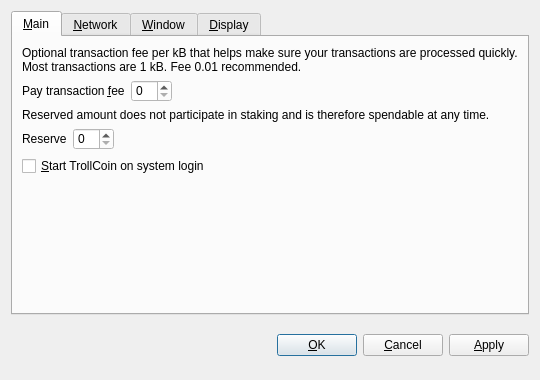
<?xml version="1.0" encoding="UTF-8"?>
<ui version="4.0">
 <class>OptionsDialog</class>
 <widget class="QDialog" name="OptionsDialog">
  <property name="geometry">
   <rect>
    <x>0</x>
    <y>0</y>
    <width>540</width>
    <height>380</height>
   </rect>
  </property>
  <property name="windowTitle">
   <string>Options</string>
  </property>
  <property name="modal">
   <bool>true</bool>
  </property>
  <layout class="QVBoxLayout" name="verticalLayout">
   <item>
    <widget class="QTabWidget" name="tabWidget">
     <property name="tabPosition">
      <enum>QTabWidget::North</enum>
     </property>
     <property name="currentIndex">
      <number>0</number>
     </property>
     <widget class="QWidget" name="tabMain">
      <attribute name="title">
       <string>&amp;Main</string>
      </attribute>
      <layout class="QVBoxLayout" name="verticalLayout_Main">
       <item>
        <widget class="QLabel" name="transactionFeeInfoLabel">
         <property name="text">
          <string>Optional transaction fee per kB that helps make sure your transactions are processed quickly. Most transactions are 1 kB. Fee 0.01 recommended.</string>
         </property>
         <property name="textFormat">
          <enum>Qt::PlainText</enum>
         </property>
         <property name="wordWrap">
          <bool>true</bool>
         </property>
        </widget>
       </item>
       <item>
        <layout class="QHBoxLayout" name="horizontalLayoutFee">
         <item>
          <widget class="QLabel" name="transactionFeeLabel">
           <property name="text">
            <string>Pay transaction &amp;fee</string>
           </property>
           <property name="textFormat">
            <enum>Qt::PlainText</enum>
           </property>
           <property name="buddy">
            <cstring>transactionFee</cstring>
           </property>
          </widget>
         </item>
         <item>
          <widget class="BitcoinAmountField" name="transactionFee">
           <property name="styleSheet">
            <string notr="true">color: rgb(0, 0, 0);
background-color: rgb(255, 255, 255);</string>
           </property>
          </widget>
         </item>
         <item>
          <spacer name="horizontalSpacerFee">
           <property name="orientation">
            <enum>Qt::Horizontal</enum>
           </property>
           <property name="sizeHint" stdset="0">
            <size>
             <width>40</width>
             <height>20</height>
            </size>
           </property>
          </spacer>
         </item>
        </layout>
       </item>
       <item>
        <widget class="QLabel" name="reserveBalanceInfoLabel">
         <property name="text">
          <string>Reserved amount does not participate in staking and is therefore spendable at any time.</string>
         </property>
         <property name="textFormat">
          <enum>Qt::PlainText</enum>
         </property>
         <property name="wordWrap">
          <bool>true</bool>
         </property>
        </widget>
       </item>
       <item>
        <layout class="QHBoxLayout" name="horizontalLayoutReserveBalance">
         <item>
          <widget class="QLabel" name="reserveBalanceLabel">
           <property name="text">
            <string>Reserve</string>
           </property>
           <property name="textFormat">
            <enum>Qt::PlainText</enum>
           </property>
           <property name="buddy">
            <cstring>reserveBalance</cstring>
           </property>
          </widget>
         </item>
         <item>
          <widget class="BitcoinAmountField" name="reserveBalance">
           <property name="styleSheet">
            <string notr="true">color: rgb(0, 0, 0);
background-color: rgb(255, 255, 255);</string>
           </property>
          </widget>
         </item>
         <item>
          <spacer name="horizontalSpacerReserveBalance">
           <property name="orientation">
            <enum>Qt::Horizontal</enum>
           </property>
           <property name="sizeHint" stdset="0">
            <size>
             <width>40</width>
             <height>20</height>
            </size>
           </property>
          </spacer>
         </item>
        </layout>
       </item>
       <item>
        <widget class="QCheckBox" name="bitcoinAtStartup">
         <property name="toolTip">
          <string>Automatically start TrollCoin after logging in to the system.</string>
         </property>
         <property name="text">
          <string>&amp;Start TrollCoin on system login</string>
         </property>
        </widget>
       </item>
       <item>
        <spacer name="verticalSpacer_Main">
         <property name="orientation">
          <enum>Qt::Vertical</enum>
         </property>
         <property name="sizeHint" stdset="0">
          <size>
           <width>20</width>
           <height>40</height>
          </size>
         </property>
        </spacer>
       </item>
      </layout>
     </widget>
     <widget class="QWidget" name="tabNetwork">
      <attribute name="title">
       <string>&amp;Network</string>
      </attribute>
      <layout class="QVBoxLayout" name="verticalLayout_Network">
       <item>
        <widget class="QCheckBox" name="mapPortUpnp">
         <property name="toolTip">
          <string>Automatically open the TrollCoin client port on the router. This only works when your router supports UPnP and it is enabled.</string>
         </property>
         <property name="text">
          <string>Map port using &amp;UPnP</string>
         </property>
        </widget>
       </item>
       <item>
        <widget class="QCheckBox" name="connectSocks">
         <property name="toolTip">
          <string>Connect to the TrollCoin network through a SOCKS5 proxy (e.g. when connecting through Tor).</string>
         </property>
         <property name="text">
          <string>&amp;Connect through SOCKS5 proxy:</string>
         </property>
        </widget>
       </item>
       <item>
        <layout class="QHBoxLayout" name="horizontalLayout_Network">
         <item>
          <widget class="QLabel" name="proxyIpLabel">
           <property name="text">
            <string>Proxy &amp;IP:</string>
           </property>
           <property name="textFormat">
            <enum>Qt::PlainText</enum>
           </property>
           <property name="buddy">
            <cstring>proxyIp</cstring>
           </property>
          </widget>
         </item>
         <item>
          <widget class="QValidatedLineEdit" name="proxyIp">
           <property name="maximumSize">
            <size>
             <width>140</width>
             <height>16777215</height>
            </size>
           </property>
           <property name="toolTip">
            <string>IP address of the proxy (e.g. 127.0.0.1)</string>
           </property>
          </widget>
         </item>
         <item>
          <widget class="QLabel" name="proxyPortLabel">
           <property name="text">
            <string>&amp;Port:</string>
           </property>
           <property name="textFormat">
            <enum>Qt::PlainText</enum>
           </property>
           <property name="buddy">
            <cstring>proxyPort</cstring>
           </property>
          </widget>
         </item>
         <item>
          <widget class="QLineEdit" name="proxyPort">
           <property name="maximumSize">
            <size>
             <width>55</width>
             <height>16777215</height>
            </size>
           </property>
           <property name="toolTip">
            <string>Port of the proxy (e.g. 9050)</string>
           </property>
          </widget>
         </item>
         <item>
          <spacer name="horizontalSpacer_Network">
           <property name="orientation">
            <enum>Qt::Horizontal</enum>
           </property>
           <property name="sizeHint" stdset="0">
            <size>
             <width>40</width>
             <height>20</height>
            </size>
           </property>
          </spacer>
         </item>
        </layout>
       </item>
       <item>
        <spacer name="verticalSpacer_Network">
         <property name="orientation">
          <enum>Qt::Vertical</enum>
         </property>
         <property name="sizeHint" stdset="0">
          <size>
           <width>20</width>
           <height>40</height>
          </size>
         </property>
        </spacer>
       </item>
      </layout>
     </widget>
     <widget class="QWidget" name="tabWindow">
      <attribute name="title">
       <string>&amp;Window</string>
      </attribute>
      <layout class="QVBoxLayout" name="verticalLayout_Window">
       <item>
        <widget class="QCheckBox" name="minimizeToTray">
         <property name="toolTip">
          <string>Show only a tray icon after minimizing the window.</string>
         </property>
         <property name="text">
          <string>&amp;Minimize to the tray instead of the taskbar</string>
         </property>
        </widget>
       </item>
       <item>
        <widget class="QCheckBox" name="minimizeOnClose">
         <property name="toolTip">
          <string>Minimize instead of exit the application when the window is closed. When this option is enabled, the application will be closed only after selecting Quit in the menu.</string>
         </property>
         <property name="text">
          <string>M&amp;inimize on close</string>
         </property>
        </widget>
       </item>
       <item>
        <spacer name="verticalSpacer_Window">
         <property name="orientation">
          <enum>Qt::Vertical</enum>
         </property>
         <property name="sizeHint" stdset="0">
          <size>
           <width>20</width>
           <height>40</height>
          </size>
         </property>
        </spacer>
       </item>
      </layout>
     </widget>
     <widget class="QWidget" name="tabDisplay">
      <attribute name="title">
       <string>&amp;Display</string>
      </attribute>
      <layout class="QVBoxLayout" name="verticalLayout_Display">
       <item>
        <layout class="QHBoxLayout" name="horizontalLayout_1_Display">
         <item>
          <widget class="QLabel" name="langLabel">
           <property name="text">
            <string>User Interface &amp;language:</string>
           </property>
           <property name="textFormat">
            <enum>Qt::PlainText</enum>
           </property>
           <property name="buddy">
            <cstring>lang</cstring>
           </property>
          </widget>
         </item>
         <item>
          <widget class="QValueComboBox" name="lang">
           <property name="toolTip">
            <string>The user interface language can be set here. This setting will take effect after restarting TrollCoin.</string>
           </property>
          </widget>
         </item>
        </layout>
       </item>
       <item>
        <layout class="QHBoxLayout" name="horizontalLayout_2_Display">
         <item>
          <widget class="QLabel" name="unitLabel">
           <property name="text">
            <string>&amp;Unit to show amounts in:</string>
           </property>
           <property name="textFormat">
            <enum>Qt::PlainText</enum>
           </property>
           <property name="buddy">
            <cstring>unit</cstring>
           </property>
          </widget>
         </item>
         <item>
          <widget class="QValueComboBox" name="unit">
           <property name="toolTip">
            <string>Choose the default subdivision unit to show in the interface and when sending coins.</string>
           </property>
          </widget>
         </item>
        </layout>
       </item>
       <item>
        <widget class="QCheckBox" name="coinControlFeatures">
         <property name="toolTip">
          <string>Whether to show coin control features or not.</string>
         </property>
         <property name="text">
          <string>Display coin &amp;control features (experts only!)</string>
         </property>
        </widget>
       </item>
       <item>
        <widget class="QCheckBox" name="minimizeCoinAge">
         <property name="toolTip">
          <string>Whether to select the coin outputs randomly or with minimal coin age.</string>
         </property>
         <property name="text">
          <string>Minimize weight consumption (experimental)</string>
         </property>
        </widget>
       </item>
       <item>
        <widget class="QCheckBox" name="useBlackTheme">
         <property name="text">
          <string>Use black visual theme (requires restart)</string>
         </property>
        </widget>
       </item>
       <item>
        <spacer name="verticalSpacer_Display">
         <property name="orientation">
          <enum>Qt::Vertical</enum>
         </property>
         <property name="sizeHint" stdset="0">
          <size>
           <width>20</width>
           <height>40</height>
          </size>
         </property>
        </spacer>
       </item>
      </layout>
     </widget>
    </widget>
   </item>
   <item>
    <layout class="QHBoxLayout" name="horizontalLayout_Buttons">
     <item>
      <spacer name="horizontalSpacer_1">
       <property name="orientation">
        <enum>Qt::Horizontal</enum>
       </property>
       <property name="sizeHint" stdset="0">
        <size>
         <width>40</width>
         <height>48</height>
        </size>
       </property>
      </spacer>
     </item>
     <item>
      <widget class="QLabel" name="statusLabel">
       <property name="font">
        <font>
         <weight>75</weight>
         <bold>true</bold>
        </font>
       </property>
       <property name="text">
        <string/>
       </property>
       <property name="textFormat">
        <enum>Qt::PlainText</enum>
       </property>
       <property name="wordWrap">
        <bool>true</bool>
       </property>
      </widget>
     </item>
     <item>
      <spacer name="horizontalSpacer_2">
       <property name="orientation">
        <enum>Qt::Horizontal</enum>
       </property>
       <property name="sizeHint" stdset="0">
        <size>
         <width>40</width>
         <height>48</height>
        </size>
       </property>
      </spacer>
     </item>
     <item>
      <widget class="QPushButton" name="okButton">
       <property name="text">
        <string>&amp;OK</string>
       </property>
      </widget>
     </item>
     <item>
      <widget class="QPushButton" name="cancelButton">
       <property name="text">
        <string>&amp;Cancel</string>
       </property>
       <property name="autoDefault">
        <bool>false</bool>
       </property>
      </widget>
     </item>
     <item>
      <widget class="QPushButton" name="applyButton">
       <property name="text">
        <string>&amp;Apply</string>
       </property>
       <property name="autoDefault">
        <bool>false</bool>
       </property>
      </widget>
     </item>
    </layout>
   </item>
  </layout>
 </widget>
 <customwidgets>
  <customwidget>
   <class>BitcoinAmountField</class>
   <extends>QSpinBox</extends>
   <header>bitcoinamountfield.h</header>
  </customwidget>
  <customwidget>
   <class>QValueComboBox</class>
   <extends>QComboBox</extends>
   <header>qvaluecombobox.h</header>
  </customwidget>
  <customwidget>
   <class>QValidatedLineEdit</class>
   <extends>QLineEdit</extends>
   <header>qvalidatedlineedit.h</header>
  </customwidget>
 </customwidgets>
 <resources/>
 <connections/>
</ui>
